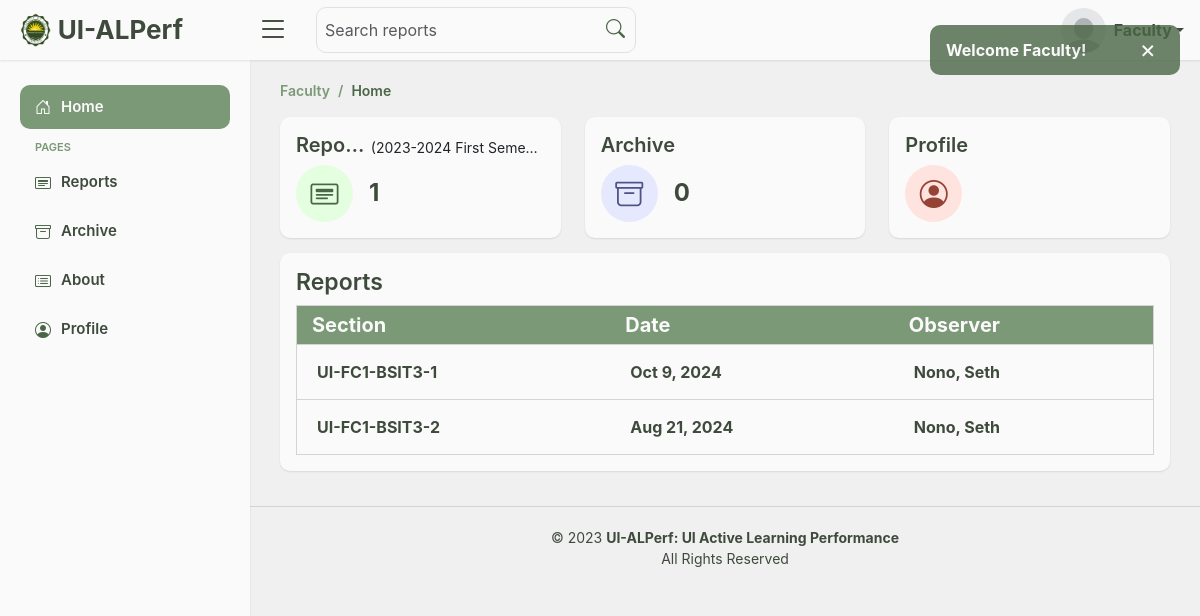
Screenshot of /faculty/faculty_home.php (signed in) with the database file from the repository.
### tables this page shows
CREATE TABLE `academic_year` (
  `id` int(255) NOT NULL,
  `year` varchar(255) NOT NULL,
  `semester` varchar(255) NOT NULL,
  `status` int(1) NOT NULL DEFAULT 0 COMMENT '0=pending,1=started,2=closed'
);

CREATE TABLE `class_report_info` (
  `report_info_id` int(255) NOT NULL,
  `admin_id` int(255) NOT NULL,
  `faculty_id` int(255) NOT NULL,
  `section` varchar(255) NOT NULL,
  `instructor` varchar(255) NOT NULL,
  `subject` varchar(255) NOT NULL,
  `date` date NOT NULL,
  `school_year` varchar(255) NOT NULL,
  `semester` varchar(255) NOT NULL,
  `observer_name` varchar(255) NOT NULL,
  `admin_archive` tinyint(1) DEFAULT 1,
  `faculty_archive` tinyint(1) DEFAULT 1
);

### faculty/faculty_home.php (the view, shortened to what this page needs)
<?php
  include "../process_faculty.php";
  if(isset($_SESSION['session_faculty'])){
    $faculty_ID = $_SESSION['session_faculty'];
    ?>
      <!DOCTYPE html>
      <html lang="en">
      <head>
        <link href="../assets/vendor/bootstrap/css/bootstrap.min.css" rel="stylesheet">
        <link href="../assets/vendor/bootstrap-icons/bootstrap-icons.css" rel="stylesheet">
        <link href="../assets/vendor/boxicons/css/boxicons.min.css" rel="stylesheet">
        <link href="../assets/css/faculty.css" rel="stylesheet">
      </head>
      <body>
        <?php include "../includes/alerts.php"; ?>
        <?php include "../includes/faculty_header.php"; ?>
        <?php include "../includes//faculty_sidebar.php"; ?>
        <main id="main" class="main">
          <div class="pagetitle">
            <nav>
              <ol class="breadcrumb">
                <li class="breadcrumb-item"><a href="faculty_home.php">Faculty</a></li>
                <li class="breadcrumb-item active">Home</li>
              </ol>
            </nav>
          </div>
          <section class="section home">
            <div class="row">
              <?php
                $select_acad = mysqli_query($conn, "SELECT * FROM `academic_year` WHERE `status` = 1");
                if($fetch_acad = mysqli_fetch_assoc($select_acad)){
                  $report_year = $fetch_acad['year'];
                  $report_semester = $fetch_acad['semester'];
                  $reports = mysqli_query($conn, "SELECT COUNT(*) AS num_reports FROM `class_report_info` WHERE `faculty_id` = '$faculty_ID' AND `faculty_archive` = TRUE AND `school_year` = '$report_year' AND `semester` = '$report_semester'");
                  if($reports){
                    $row = mysqli_fetch_assoc($reports);
                    $num_reports = $row['num_reports'];
                  }else{
                    $num_reports = 0;
                  }
                  ?>
                    <div class="col-lg-4 col-12">
                      <a href="faculty_report.php">
                        <div class="card nav-card reports-card">
                          <div class="card-body cardo">
                            <div class="d-flex align-items-center gap-1">
                              <h5 class="repa">Reports</h5><small class="mb-1">(<?php echo $report_year ?> <?php echo $report_semester ?>)</small>
                            </div>
                            <div class="d-flex align-items-center">
                              <div class="card-icon rounded-circle d-flex align-items-center justify-content-center">
                                <i class="bi bi-card-heading"></i>
                              </div>
                              <div class="ps-3">
                                <h6><?php echo $num_reports; ?></h6>
                              </div>
                            </div>
                          </div>
                        </div>
                      </a>
                    </div>
                  <?php
                }
                $archives = mysqli_query($conn, "SELECT COUNT(*) AS num_archives FROM `class_report_info` WHERE `faculty_id` = '$faculty_ID' AND `faculty_archive` = FALSE");
                if($archives){
                  $row = mysqli_fetch_assoc($archives);
                  $num_archives = $row['num_archives'];
                }else{
                  $num_archives = 0;
                }
                ?>
                  <div class="col-lg-4 col-6">
                    <a href="faculty_archive.php">
                      <div class="card nav-card archive-card">
                        <div class="card-body cardo">
                          <h5 class="card-title">Archive</h5>
                          <div class="d-flex align-items-center">
                            <div class="card-icon rounded-circle d-flex align-items-center justify-content-center">
                              <i class="bi bi-archive"></i>
                            </div>
                            <div class="ps-3">
                              <h6><?php echo $num_archives; ?></h6>
                            </div>
                          </div>
                        </div>
                      </div>
                    </a>
                  </div>
              <div class="col-lg-4 col-6">
                <a href="faculty_profile.php">
                  <div class="card nav-card profile-card">
                    <div class="card-body cardo">
                      <h5 class="card-title">Profile</h5>
                      <div class="d-flex align-items-center">
                        <div class="card-icon rounded-circle d-flex align-items-center justify-content-center">
                          <i class="bi bi-person-circle"></i>
                        </div>
                      </div>
                    </div>
                  </div>
                </a>
              </div>
              <div class="col-xl-12 hhrr">
                <div class="card reports-table">
                  <div class="card-body">
                    <h4>Reports</h4>
                    <div class="card-table">
                      <table>
                        <tr>
                          <th class="fs-5">Section</th>
                          <th class="fs-5">Date</th>
                          <th class="fs-5">Observer</th>
                        </tr>
                        <?php
                          if(!isset($_GET['home_search'])){
                            $class_report = mysqli_query($conn, "SELECT info.*,stu.*,ins.*,com.*
                            FROM `class_report_info` info
                            LEFT JOIN `class_report_stu` stu ON info.report_info_id = stu.report_stu_id
                            LEFT JOIN `class_report_ins` ins ON info.report_info_id = ins.report_ins_id
                            LEFT JOIN `class_report_com` com ON info.report_info_id = com.report_com_id
                            WHERE info.faculty_id = '$faculty_ID' AND info.faculty_archive = TRUE ORDER BY info.report_info_id DESC LIMIT 5");
                            if(mysqli_num_rows($class_report) > 0){
                              while($row = mysqli_fetch_assoc($class_report)){
                                ?>
                                  <tr>
                                    <td class="fw-bold"><a href="faculty_reports_view.php?report_info_id=<?php echo $row['report_info_id']; ?>&report_stu_id=<?php echo $row['report_stu_id']; ?>&report_ins_id=<?php echo $row['report_ins_id']; ?>&report_com_id=<?php echo $row['report_com_id']; ?>"><?php echo $row['section']; ?></a></td>
                                    <td class="fw-bold"><a href="faculty_reports_view.php?report_info_id=<?php echo $row['report_info_id']; ?>&report_stu_id=<?php echo $row['report_stu_id']; ?>&report_ins_id=<?php echo $row['report_ins_id']; ?>&report_com_id=<?php echo $row['report_com_id']; ?>"><?php echo date('M j, Y', strtotime($row['date'])); ?></a></td>
                                    <td class="fw-bold"><a href="faculty_reports_view.php?report_info_id=<?php echo $row['report_info_id']; ?>&report_stu_id=<?php echo $row['report_stu_id']; ?>&report_ins_id=<?php echo $row['report_ins_id']; ?>&report_com_id=<?php echo $row['report_com_id']; ?>"><?php echo $row['observer_name']; ?></a></td>
                                  </tr>
                                <?php
                              }
                            }else{
                              ?>
                                <div class="text-center fw-bold pagorflok">
                                  <p>No Report</p>
                                </div>
                              <?php
                            }
                          }else{
                            include "../includes/search.php";
                          }
                        ?>
                      </table>
                    </div>
                  </div>
                </div>
              </div>
            </div>
          </section>
        </main>
        <footer id="footer" class="footer">
          <div class="copyright">
            &copy; 2023 <strong><span> UI-ALPerf: UI Active Learning Performance </span></strong><br> All Rights Reserved
          </div>
        </footer>
      </body>
      </html>
    <?php
  }else{
    header("Location: ../index.php"); exit;
  }
?>

### assets/css/faculty.css (style rules this page uses)
:root { scroll-behavior: smooth; }
body { font-family: -apple-system, BlinkMacSystemFont, "Segoe UI", Roboto, "Helvetica Neue", Arial, "Noto Sans", sans-serif, "Apple Color Emoji", "Segoe UI Emoji", "Segoe UI Symbol", "Noto Color Emoji"; background: #F0F0F0; }
a { text-decoration: none; }
h1, h2, h3, h4, h5, h6 { font-family: -apple-system, BlinkMacSystemFont, "Segoe UI", Roboto, "Helvetica Neue", Arial, "Noto Sans", sans-serif, "Apple Color Emoji", "Segoe UI Emoji", "Segoe UI Symbol", "Noto Color Emoji"; }
#main { margin-top: 60px; padding: 20px 30px; transition: all 0.3s; }
.pagetitle { margin-bottom: 7px; }
.breadcrumb { font-size: 14px; font-family: -apple-system, BlinkMacSystemFont, "Segoe UI", Roboto, "Helvetica Neue", Arial, "Noto Sans", sans-serif, "Apple Color Emoji", "Segoe UI Emoji", "Segoe UI Symbol", "Noto Color Emoji"; font-weight: 600; }
.breadcrumb a { color: #7B9977; transition: 0.3s; }
.breadcrumb .breadcrumb-item::before { color: #7B9977; }
.breadcrumb .active { color: #4A6646; font-weight: 600; }
@media (min-width: 1200px) { #main, #footer { margin-left: 250px; } }
.home .card { border: none; background-color: #FAFAFA; box-shadow: rgba(0, 0, 0, 0.1) 0px 1px 2px 0px; border-radius: 10px; margin-bottom: 15px; }
.home .card .cardo { border-radius: 10px; transition: .2s; }
.home .nav-card small { overflow: hidden; white-space: nowrap; text-overflow: ellipsis; }
.home .nav-card h5 { overflow: hidden; white-space: nowrap; text-overflow: ellipsis; font-weight: 600; color: #3E4A3C; }
.home .nav-card h6 { font-size: 24px; color: #3E4A3C; font-weight: 700; margin: 0; padding: 0; }
.home .card-icon { font-size: 28px; line-height: 0; width: 57px; height: 57px; flex-shrink: 0; flex-grow: 0; }
.home .reports-card .card-icon { color: #4A6646; background: #E4FFDF; }
.home .profile-card .card-icon { color: #944334; background: #FFE3DF; }
.home .archive-card .card-icon { color: #4E5382; background: #E6E8FE; }
.home .reports-table .card-table { overflow: auto; }
.home .reports-table h4 { font-size: 23px; font-weight: 600; color: #3E4A3C; }
.home .reports-table .card-table table { width: 100%; }
.home .reports-table .card-table table tr { transition: .2s; border: 1px solid #D4D4D4; }
.home .reports-table table th, td { white-space: nowrap; color: #3E4A3C; }
.home .reports-table table th { background-color: #7B9977; color: #FAFAFA; padding: 4px 15px; }
.home .reports-table table td { text-align: start; padding: 10px 20px; }
.home .reports-table table td a { display: flex; color: #3E4A3C; padding: 5px 50px 5px 0; cursor: pointer; }
.footer { padding: 20px 0; font-size: 14px; transition: all 0.3s; border-top: 1px solid #D0D6CE; }
.footer .copyright { text-align: center; color: #3E4A3C; }

### rows the page displays
academic_year: year "2023-2024", semester "First Seme…"
class_report_info: section "UI-FC1-BSIT3-1", date "Oct 9, 2024", observer_name "Nono, Seth"
class_report_info: section "UI-FC1-BSIT3-2", date "Aug 21, 2024", observer_name "Nono, Seth"

### other values shown
$_SESSION['success_alert'] "Welcome Faculty!"
$num_reports "1"
$num_archives "0"
